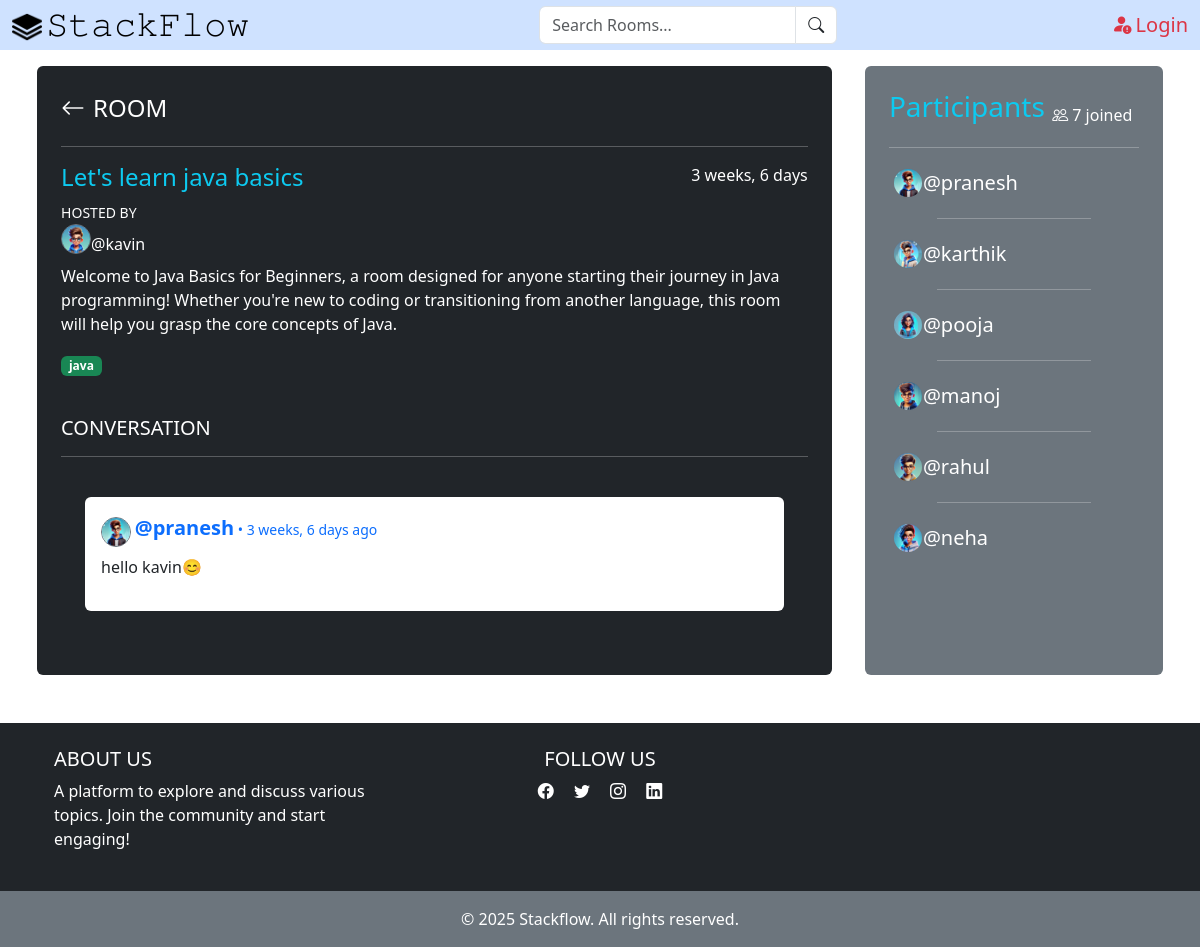
Page /room/2/ on the committed database.
### stackflow/models.py (models this page shows, shortened)
class Room(models.Model):
    host=models.ForeignKey(User,on_delete=models.SET_NULL,null=True)
    topic=models.ForeignKey(Topic,on_delete=models.SET_NULL,null=True)
    name=models.CharField(max_length=255)
    description=models.TextField(null=True,blank=True)
    participants=models.ManyToManyField(User,related_name='participants',blank=True)
    updated=models.DateTimeField(auto_now=True)
    created=models.DateTimeField(auto_now_add=True)
    class Meta:
        ordering=['-updated','-created']

class User(AbstractUser):
    name=models.CharField(max_length=200,null=True)
    email=models.EmailField(unique=True,null=True)
    bio=models.TextField(null=True)
    avator=models.ImageField(null=True,default="defaultUserImg.jpg")
    USERNAME_FIELD = 'email'
    REQUIRED_FIELDS = []

class Topic(models.Model):
    name=models.CharField(max_length=200)

class Message(models.Model):
    user=models.ForeignKey(User,on_delete=models.CASCADE)
    room=models.ForeignKey(Room,on_delete=models.CASCADE)
    body=models.TextField()
    updated=models.DateTimeField(auto_now=True)
    created=models.DateTimeField(auto_now_add=True)
    class Meta:
        ordering=['-updated','-created']

### stackflow/views.py (the view, shortened to what this page needs)
# urls.py: path('room/<str:pk>/',views.room,name='room'),
def room(request,pk):
    room=Room.objects.get(id=pk)
    room_messages=room.message_set.all()
    participants=room.participants.all()
    context={'room':room,'room_messages':room_messages,'participants':participants}
    return render(request,'room.html',context)

### stackflow/templates/room.html (shortened to what this page needs)
<!DOCTYPE html>
<html lang="en">
<head>
    <link href="https://cdn.jsdelivr.net/npm/bootstrap@5.3.3/dist/css/bootstrap.min.css" rel="stylesheet">
    <link rel="stylesheet" href="/static/style.css" class="">
</head>
<body>
    {% extends 'main.html' %}
    {% block content %}
    {% load static %}
    <div class="container-fluid px-3">
        <div class="row d-lg-flex justify-content-evenly align-items-stretch">
            <div class="col-12 col-md-8 col-lg-8 mt-3 p-4 bg-dark text-white rounded">
                <div class="d-flex justify-content-between">
                    <div class="d-flex gap-2">
                        <a href="{% url 'home' %}" class="text-white "><i class="bi bi-arrow-left fs-4"></i></a>
                        <div class="mt-1">
                            <h4>ROOM</h4>
                        </div>
                    </div>
                </div>
                <hr class="bg-white">
                <div class=" d-flex justify-content-between">
                    <h4 class="text-info">{{room.name}} </h4>
                    <span class="">{{room.created | timesince}}</span>
                </div>
                <div class="mb-2 gap-0">
                    <small class="">HOSTED BY</small>
                    <div class="d-flex ">
                        <img src="{{room.host.avator.url}}" class="rounded-circle border border-secondary" width="30" height="30">
                        <a href="{% url 'userProfile' room.host.id %}" class="mt-2 text-white text-decoration-none">@{{room.host.name}}</a>
                    </div>
                </div>
                <div class="">
                    <p>{{room.description}}</p>
                    <p class="badge bg-success">{{ room.topic.name }}</p>
                </div>
                <div class="mt-4">
                    <h5 class="text-uppercase">Conversation</h5>
                    <hr class="bg-light">
                    <div class="overflow-auto p-4" style="max-height: 400px;">
                        {% for message in room_messages %}
                        <div class="comment-wrapper bg-white p-3 rounded mb-3">
                            <div class="d-flex justify-content-between">
                                <small class="text-dark">
                                    <a href="{% url 'userProfile' message.user.id %}" class="text-decoration-none">
                                        <img src="{{message.user.avator.url}}" class="rounded-circle border border-secondary" width="30" height="30">
                                        <strong class="fs-5">@{{message.user.username}}</strong> • {{message.created | timesince}} ago
                                    </a>
                                </small>
                            </div>
                            <p class="mt-2 text-dark">{{message.body}}</p>
                        </div>
                        {% endfor %}
                    </div>
                </div>
            </div>
            <div class="col-12 col-md-4 col-lg-3 mt-3 p-4 bg-secondary text-white rounded">
                <div class="d-flex ">
                    <h3 class="text-info">Participants <sub class="text-white fs-6"><i class="bi bi-people"></i> {{room.participants.all.count}} joined</sub></h3>
                </div>
                <hr class="bg-light">
                <div class="overflow-auto" style="max-height: 400px;">
                    {% for participant in participants %}
                    <a href="{% url 'userProfile' participant.id %}" class="text-white text-decoration-none">
                        <div class="d-flex align-items-center mb-2 p-1">
                            <img src="{{ participant.avator.url}}" class="rounded-circle border border-secondary" width="30" height="30">
                            <span class="mb-0 fs-5">@{{participant.username}}</span>
                        </div>
                        <hr class="text-white ms-5 me-5">
                    </a>
                    {% endfor %}
                </div>
            </div>
        </div>
    </div>
    {% endblock content %}

### static/style.css (style rules this page uses)
.overflow-auto { scrollbar-width: none; }

### rows in the picture
Room: name "Let's learn java basics", created "3 weeks, 6 days", host.avator (picture), host.name "kavin", description "Welcome to Java Basics for Beginners, a room designed for anyone starting their journey in Java programming! Whether you're new to coding or transitioning from another language, this room will help you grasp the core concepts of Java.", topic.name "java", participants.all.count "7"
Message: user.avator (picture), user.username "pranesh", created "3 weeks, 6 days", body "hello kavin😊"
User: avator (picture), username "pranesh"
User: avator (picture), username "karthik"
User: avator (picture), username "pooja"
User: avator (picture), username "manoj"
User: avator (picture), username "rahul"
User: avator (picture), username "neha"

### other values in the picture
{{ 2025 }} "2025"
